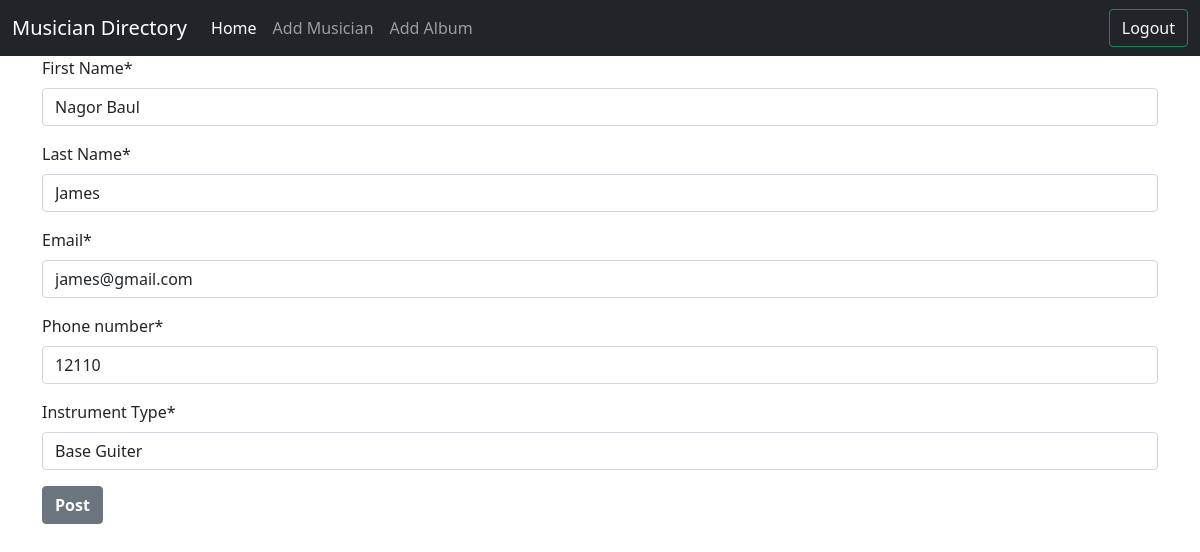
Screenshot of /musician/edit_musician/9 (signed in) with the database file from the repository.
### musician/models.py (models this page shows, shortened)
class Musicians(models.Model):
    First_Name = models.CharField(max_length=30)
    Last_Name = models.CharField(max_length=30)
    Email = models.EmailField()
    Phone_number = models.BigIntegerField()
    Instrument_Type = models.CharField(max_length=40)

### musician/views.py (the view)
# urls.py: path('edit_musician/<int:id>', views.editMusician, name='edit_musician'),
def editMusician(request, id):
    if request.user.is_authenticated:
        edit_musician = models.Musicians.objects.get(pk=id)
        musician = forms.MusicianForm(instance=edit_musician)
        if request.method == 'POST':
            musician = forms.MusicianForm(request.POST, instance=edit_musician)
            if musician.is_valid():
                musician.save()
                return redirect('homepage')
        return render(request, 'musician.html', {'form': musician})
    else:
        return redirect('login')

### musician/forms.py
class MusicianForm(forms.ModelForm):
    class Meta:
        model = Musicians
        fields = '__all__'

### musician/templates/musician.html (shortened to what this page needs)
{% extends 'base.html' %}
{% block content %}
{% load crispy_forms_tags %}
<form action=""
    method="post">
    {{form | crispy}}
    <button type="submit"
        class="btn btn-secondary fw-bold">Post</button>
</form>
{% endblock %}

### rows the page displays
Musicians: First_Name "Nagor Baul", Last_Name "James", Email "james@gmail.com", Phone_number "12110", Instrument_Type "Base Guiter"
